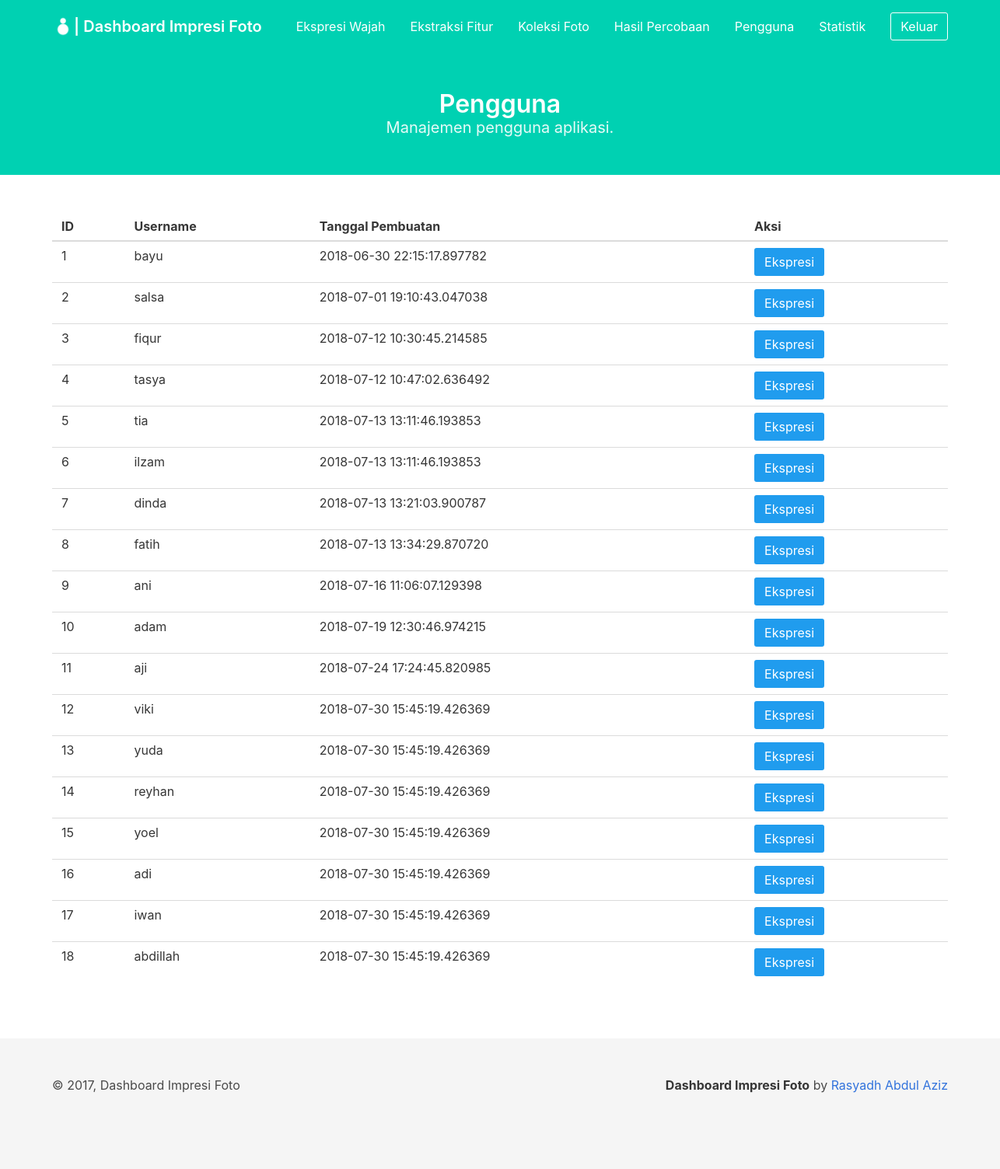
Page /dashboard/user/ (signed in) on the committed database.
### project/models/user.py (models this page shows, shortened)
class User(db.Model):
    __tablename__ = 'user'
    id_user = db.Column(db.Integer, primary_key=True)
    username = db.Column(db.String, unique=True, nullable=False)
    password = db.Column(db.String, nullable=False)
    created_at = db.Column(db.DateTime, default=datetime.datetime.now())

### project/views/dashboard/user.py (the view)
@user.route('/dashboard/user/')
def index():
    if session.get('loggedin_admin'):
        try:
            users = User.query.all()
            return render_template('dashboard/user.html',
                title='Pengguna', users=users)
        except Exception as e:
            print('error to get detection result')
            print(e)
    return redirect(url_for('auth.login_admin'))

### project/templates/dashboard/user.html (shortened to what this page needs)
{% extends '/dashboard/base_dashboard.html' %} {% block content %}
<section class="hero is-primary">
    <div class="hero-body">
        <div class="container has-text-centered">
            <h1 class="title">
                Pengguna
            </h1>
            <h2 class="subtitle">
                Manajemen pengguna aplikasi.
            </h2>
        </div>
    </div>
</section>
<section class="section">
    <div class="container" id="result_table">
        <table class="table is-hoverable is-fullwidth">
            <thead>
                <tr>
                    <th>ID</th>
                    <th>Username</th>
                    <th>Tanggal Pembuatan</th>
                    <th>Aksi</th>
                </tr>
            </thead>
            <tbody>
                {% if users %} {% for user in users %}
                <tr>
                    <td>{{ users.index(user) + 1 }}</td>
                    <td>{{ user.username }}</td>
                    <td>{{ user.created_at }}</td>
                    <td>
                        <button class="button is-info" onclick="expression('{{ user.id_user }}', '{{ user.username }}')">Ekspresi</button>
                    </td>
                </tr>
                {% endfor %} {% else %}
                <tr>
                    <td colspan="4" class="has-text-centered">Belum ada hasil percobaan</td>
                </tr>
                {% endif %}
            </tbody>
        </table>
    </div>
</section>
{% endblock %}

### rows in the picture
User: users.index(user)+1 "1", username "bayu", created_at "2018-06-30 22:15:17.897782"
User: users.index(user)+1 "2", username "salsa", created_at "2018-07-01 19:10:43.047038"
User: users.index(user)+1 "3", username "fiqur", created_at "2018-07-12 10:30:45.214585"
User: users.index(user)+1 "4", username "tasya", created_at "2018-07-12 10:47:02.636492"
User: users.index(user)+1 "5", username "tia", created_at "2018-07-13 13:11:46.193853"
User: users.index(user)+1 "6", username "ilzam", created_at "2018-07-13 13:11:46.193853"
User: users "7", username "dinda", created_at "2018-07-13 13:21:03.900787"
User: users "8", username "fatih", created_at "2018-07-13 13:34:29.870720"
User: users "9", username "ani", created_at "2018-07-16 11:06:07.129398"
User: users "10", username "adam", created_at "2018-07-19 12:30:46.974215"
User: users "11", username "aji", created_at "2018-07-24 17:24:45.820985"
User: users "12", username "viki", created_at "2018-07-30 15:45:19.426369"
User: users "13", username "yuda", created_at "2018-07-30 15:45:19.426369"
User: users "14", username "reyhan", created_at "2018-07-30 15:45:19.426369"
User: users "15", username "yoel", created_at "2018-07-30 15:45:19.426369"
User: users "16", username "adi", created_at "2018-07-30 15:45:19.426369"
User: users "17", username "iwan", created_at "2018-07-30 15:45:19.426369"
User: users "18", username "abdillah", created_at "2018-07-30 15:45:19.426369"
